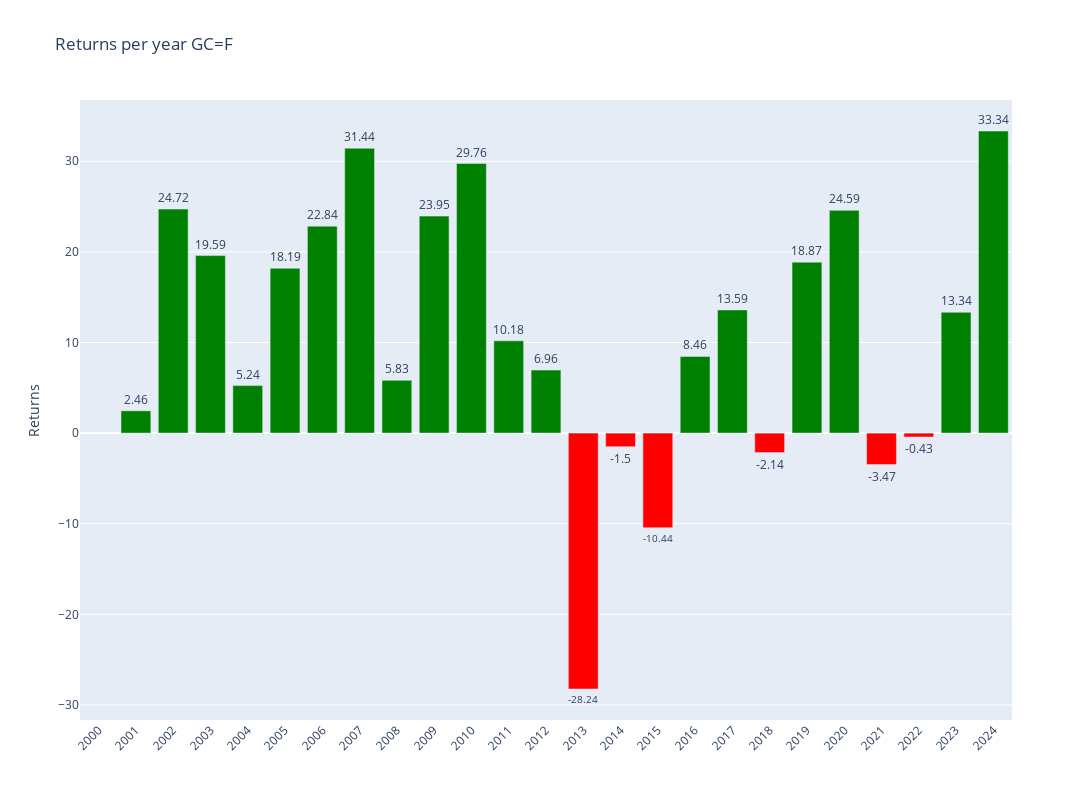

The notebook cell this image was saved under:
### Code cell
# Plotly
fig = make_subplots()

# Add colors
colors = ['green' if x >= 0 else 'red' for x in annual_data['Return']]

# Graph (1,1)
fig.add_trace(go.Bar(y=annual_data['Return'],x=annual_data['Return'].index,text=round(annual_data['Return'],2),textposition='outside',marker_color=colors,hoverinfo='skip'),row=1,col=1)

# Update xaxis properties
fig.update_yaxes(title_text="Returns", row=1, col=1)

fig.update_layout(xaxis=dict(tickvals=annual_data.index,tickangle=-45),height=800, width=1300,title=f"Returns per year {ticker}")

fig.show()

### Figure 1 — Plotly figure (JSON) as saved in the notebook; plotly's stock layout.template omitted (floating-point values rounded to 4 significant figures)
{"data": [{"hoverinfo": "skip", "marker": {"color": ["red", "green", "green", "green", "green", "green", "green", "green", "green", "green", "green", "green", "green", "red", "red", "red", "green", "green", "red", "green", "green", "red", "red", "green", "green"]}, "text": [null, 2.46, 24.72, 19.59, 5.24, 18.19, 22.84, 31.44, 5.83, 23.95, 29.76, 10.18, 6.96, -28.24, -1.5, -10.44, 8.46, 13.59, -2.14, 18.87, 24.59, -3.47, -0.43, 13.34, 33.34], "textposition": "outside", "type": "bar", "x": [2000, 2001, 2002, 2003, 2004, 2005, 2006, 2007, 2008, 2009, 2010, 2011, 2012, 2013, 2014, 2015, 2016, 2017, 2018, 2019, 2020, 2021, 2022, 2023, 2024], "xaxis": "x", "y": [null, 2.463, 24.72, 19.59, 5.244, 18.19, 22.84, 31.44, 5.833, 23.95, 29.76, 10.18, 6.961, -28.24, -1.498, -10.44, 8.46, 13.59, -2.143, 18.87, 24.59, -3.465, -0.4268, 13.34, 33.34], "yaxis": "y"}], "layout": {"height": 800, "title": {"text": "Returns per year GC=F"}, "width": 1300, "xaxis": {"anchor": "y", "domain": [0, 1], "tickangle": -45, "tickvals": [2000, 2001, 2002, 2003, 2004, 2005, 2006, 2007, 2008, 2009, 2010, 2011, 2012, 2013, 2014, 2015, 2016, 2017, 2018, 2019, 2020, 2021, 2022, 2023, 2024]}, "yaxis": {"anchor": "x", "domain": [0, 1], "title": {"text": "Returns"}}}}
